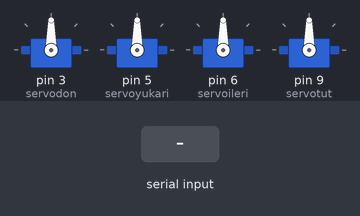
The sketch below on a simulated Arduino Uno, built with avr-gcc and run on an emulated ATmega328P. Parts: 4 × servo. Inputs (shaded band) come from the test bench.

Above: at 1.2 s.
1.3 s: "0" received over Serial
At 1.9 s:
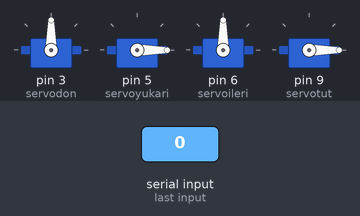
Timing chart, 0 to 4.3 s (numbered marks = the images above; inputs shaded):
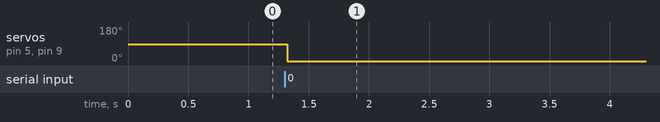

The sketch:

robotkol.ino
```cpp
#include <Wire.h>
#include <SoftwareSerial.h>
#include <Servo.h>


Servo servodon;
Servo servoyukari;
Servo servoileri;
Servo servotut;

String inputString="";
char inChar='0';

void setup() {
  // put your setup code here, to run once:

  Serial.begin(9600);


  servodon.attach(3);
  servoyukari.attach(5);
  servoileri.attach(6);
  servotut.attach(9);
}

void loop() {
  // put your main code here, to run repeatedly:

  if(Serial.available()){
    while(Serial.available()){
      delay(20);
      char c = Serial.read();
      inputString += c;
    }

    //Serial.println(inputString);


    if(inputString == "0"){
      sifirla();
    }


    String s =inputString.substring(inputString.length()-4,inputString.length());


    if(s.indexOf('i')>=0){
        String ang = s.substring(1,4);
        servoileri.write(ang.toInt());
        Serial.println(ang);
    }

    if(s.indexOf('y')>=0){
      String ang = s.substring(1,4);
      servoyukari.write(ang.toInt());
       Serial.println(ang);
    }

    if(s.indexOf('d')>=0){
      String ang = s.substring(1,4);
      servodon.write(ang.toInt());
       Serial.println(ang);
    }

    if(s.indexOf('t')>=0){
      String ang = s.substring(1,4);
      servotut.write(ang.toInt());
       Serial.println(ang);
    }


    inputString="";
  }


}


void sifirla(){
  servodon.write(90);
  servoyukari.write(0);
  servoileri.write(90);
  servotut.write(0);

  delay(3000);
}
```

Measured:
- after the input at 1.3 s, servo on pin 5 (servoyukari), servo on pin 9 (servotut): 90° → 0° at once
